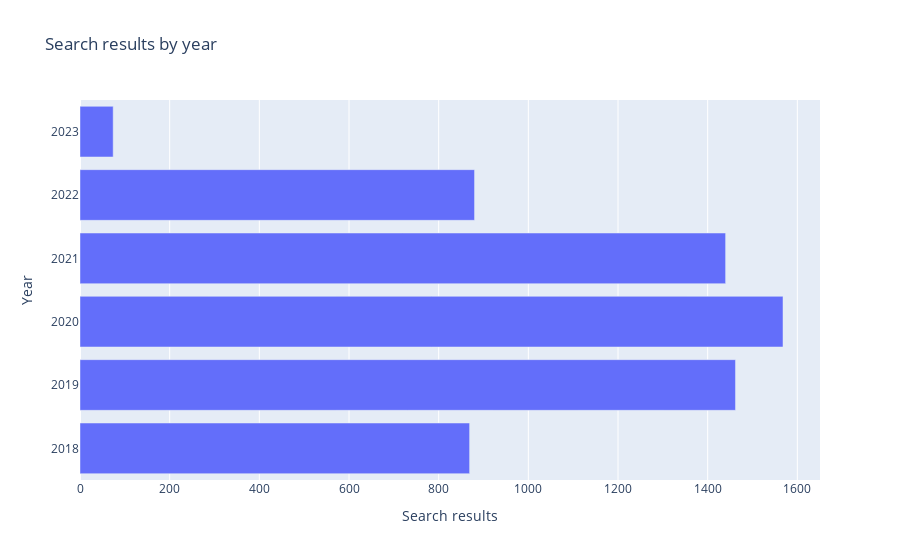

The notebook cell saved with this chart:
### Code cell
df['year'] = df['year'].astype(int)

dfy = df.year.value_counts()

fig = px.bar(dfy, x='year', title='Search results by year',
             labels={
                'index':'Year',
                'year':'Search results'
             })
fig.show()

### Figure 1 — Plotly figure (JSON) as saved in the notebook; plotly's stock layout.template omitted (floating-point values rounded to 4 significant figures)
{"data": [{"alignmentgroup": "True", "hovertemplate": "Search results=%{x}<br>Year=%{y}<extra></extra>", "legendgroup": "", "marker": {"color": "#636efa", "pattern": {"shape": ""}}, "name": "", "offsetgroup": "", "orientation": "h", "showlegend": false, "textposition": "auto", "type": "bar", "x": [1568, 1462, 1440, 880, 869, 74], "xaxis": "x", "y": [2020, 2019, 2021, 2022, 2018, 2023], "yaxis": "y"}], "layout": {"barmode": "relative", "legend": {"tracegroupgap": 0}, "title": {"text": "Search results by year"}, "xaxis": {"anchor": "y", "domain": [0, 1], "title": {"text": "Search results"}}, "yaxis": {"anchor": "x", "domain": [0, 1], "title": {"text": "Year"}}}}
